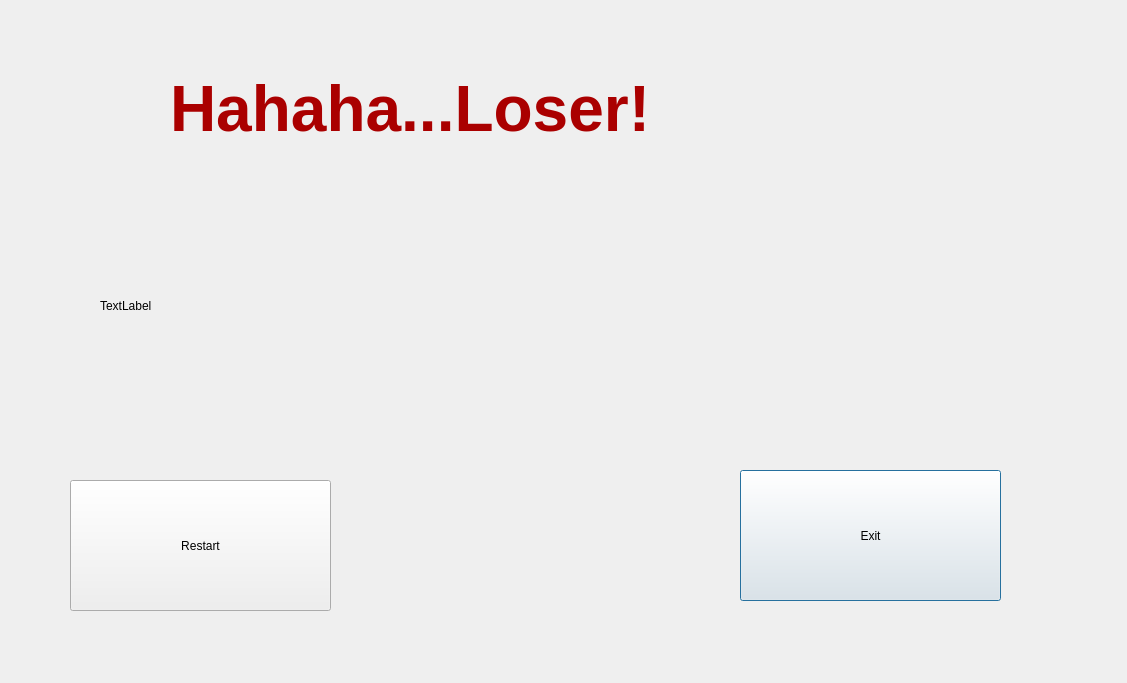
<?xml version="1.0" encoding="UTF-8"?>
<ui version="4.0">
 <class>Loosing</class>
 <widget class="QDialog" name="Loosing">
  <property name="geometry">
   <rect>
    <x>0</x>
    <y>0</y>
    <width>1127</width>
    <height>683</height>
   </rect>
  </property>
  <property name="windowTitle">
   <string>Dialog</string>
  </property>
  <widget class="QPushButton" name="pushButton_2">
   <property name="geometry">
    <rect>
     <x>740</x>
     <y>470</y>
     <width>261</width>
     <height>131</height>
    </rect>
   </property>
   <property name="text">
    <string>Exit</string>
   </property>
  </widget>
  <widget class="QLabel" name="label">
   <property name="geometry">
    <rect>
     <x>170</x>
     <y>20</y>
     <width>731</width>
     <height>181</height>
    </rect>
   </property>
   <property name="text">
    <string>&lt;html&gt;&lt;head/&gt;&lt;body&gt;&lt;p&gt;&lt;span style=&quot; font-size:48pt; font-weight:700; color:#aa0000;&quot;&gt;Hahaha...Loser!&lt;/span&gt;&lt;/p&gt;&lt;/body&gt;&lt;/html&gt;</string>
   </property>
  </widget>
  <widget class="QPushButton" name="pushButton">
   <property name="geometry">
    <rect>
     <x>70</x>
     <y>480</y>
     <width>261</width>
     <height>131</height>
    </rect>
   </property>
   <property name="text">
    <string>Restart</string>
   </property>
  </widget>
  <widget class="QLabel" name="troob">
   <property name="geometry">
    <rect>
     <x>100</x>
     <y>180</y>
     <width>211</width>
     <height>251</height>
    </rect>
   </property>
   <property name="text">
    <string>TextLabel</string>
   </property>
  </widget>
 </widget>
 <resources/>
 <connections/>
</ui>
